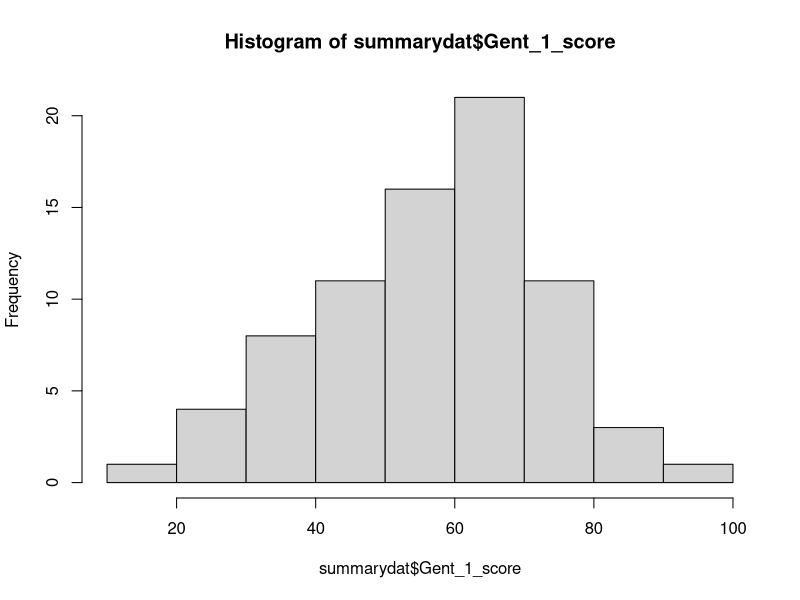
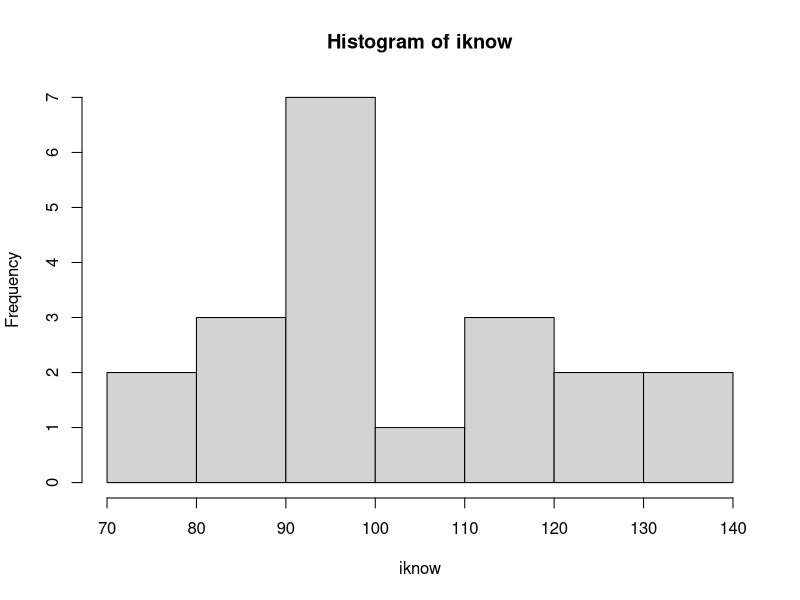

R code for these plots, in order:
## ---- chunk 1
library(tidyverse)
dat <- read_csv("data/wk2/PSYC411-shipley-scores-anonymous-17_18.csv")
summarydat <- select(dat, subject_ID, Gent_1_score)
hist(summarydat$Gent_1_score)
## ---- chunk 2
library(tidyverse)
iknow <- c(126, 76, 98, 124, 91, 88, 99, 115, 80, 113, 90, 92, 97, 134, 110, 92, 92, 87, 135, 115)
mean(iknow); sd(iknow)
hist(iknow)
## ---- chunk 3
library(tidyverse)
dat <- read_csv("data/wk2/ahicesd.csv")
pinfo <- read_csv("data/wk2/participantinfo.csv")
View(pinfo)
